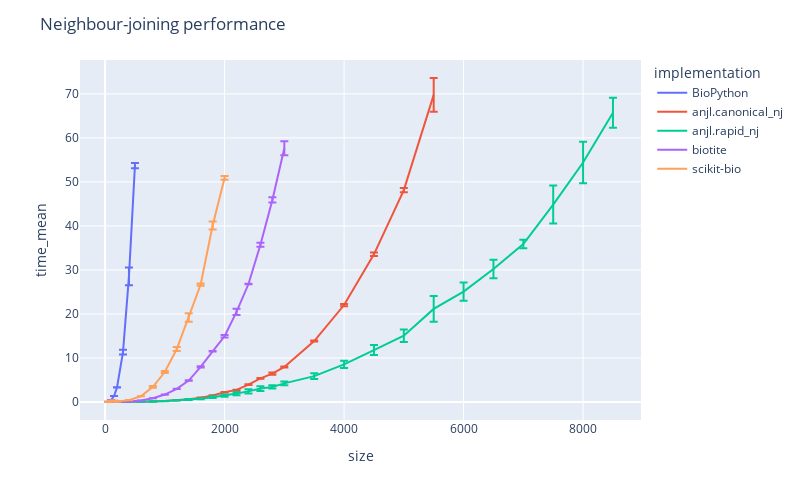

Here is the notebook cell this chart was saved with:
### Code cell
fig = px.line(
    df_plot,
    x="size",
    y="time_mean",
    error_y="time_std",
    width=800,
    height=500,
    color="implementation",
    # log_y=True,
    # log_x=True,
)
fig.update_layout(
    title="Neighbour-joining performance",
)

### Figure 1 — Plotly figure (JSON) as saved in the notebook; plotly's stock layout.template omitted (floating-point values rounded to 4 significant figures)
{"data": [{"error_y": {"array": [0.01334, 0.01762, 0.01428, 0.02105, 0.5504, 1.997, 0.5918]}, "hovertemplate": "implementation=BioPython<br>size=%{x}<br>time_mean=%{y}<extra></extra>", "legendgroup": "BioPython", "line": {"color": "#636efa", "dash": "solid"}, "marker": {"symbol": "circle"}, "mode": "lines", "name": "BioPython", "orientation": "v", "showlegend": true, "type": "scatter", "x": [50, 100, 150, 200, 300, 400, 500], "xaxis": "x", "y": [0.06815, 0.4236, 1.365, 3.31, 11.33, 28.54, 53.7], "yaxis": "y"}, {"error_y": {"array": [0.0004022, 3.579e-05, 0.0001449, 0.0001485, 0.001509, 0.02154, 0.01385, 0.01119, 0.007916, 0.02164, 0.0217, 0.0832, 0.06206, 0.06036, 0.09458, 0.09593, 0.2439, 0.1035, 0.1182, 0.2533, 0.3863, 0.4813, 3.841]}, "hovertemplate": "implementation=anjl.canonical_nj<br>size=%{x}<br>time_mean=%{y}<extra></extra>", "legendgroup": "anjl.canonical_nj", "line": {"color": "#EF553B", "dash": "solid"}, "marker": {"symbol": "circle"}, "mode": "lines", "name": "anjl.canonical_nj", "orientation": "v", "showlegend": true, "type": "scatter", "x": [50, 100, 150, 200, 400, 600, 800, 1000, 1200, 1400, 1600, 1800, 2000, 2200, 2400, 2600, 2800, 3000, 3500, 4000, 4500, 5000, 5500], "xaxis": "x", "y": [0.0003885, 0.000553, 0.001423, 0.004969, 0.03146, 0.06923, 0.1286, 0.2341, 0.4084, 0.641, 0.9805, 1.474, 2.2, 2.747, 3.958, 5.363, 6.435, 7.957, 13.84, 22.03, 33.55, 48.15, 69.76], "yaxis": "y"}, {"error_y": {"array": [0.0001548, 0.0001319, 0.0003616, 0.001388, 0.002769, 0.00182, 0.008985, 0.01771, 0.01579, 0.1076, 0.0822, 0.1941, 0.2554, 0.3624, 0.4981, 0.5387, 0.3705, 0.438, 0.6325, 0.8349, 1.119, 1.42, 2.918, 2.074, 2.127, 0.9622, 4.33, 4.717, 3.423]}, "hovertemplate": "implementation=anjl.rapid_nj<br>size=%{x}<br>time_mean=%{y}<extra></extra>", "legendgroup": "anjl.rapid_nj", "line": {"color": "#00cc96", "dash": "solid"}, "marker": {"symbol": "circle"}, "mode": "lines", "name": "anjl.rapid_nj", "orientation": "v", "showlegend": true, "type": "scatter", "x": [50, 100, 150, 200, 400, 600, 800, 1000, 1200, 1400, 1600, 1800, 2000, 2200, 2400, 2600, 2800, 3000, 3500, 4000, 4500, 5000, 5500, 6000, 6500, 7000, 7500, 8000, 8500], "xaxis": "x", "y": [0.0007999, 0.002252, 0.003708, 0.009472, 0.03069, 0.07459, 0.1342, 0.2163, 0.3392, 0.5699, 0.735, 1.094, 1.465, 1.912, 2.412, 3.049, 3.415, 4.23, 5.881, 8.553, 11.81, 15.06, 21.15, 25.09, 30.21, 35.87, 44.85, 54.41, 65.72], "yaxis": "y"}, {"error_y": {"array": [0.0005217, 0.0001111, 0.0003704, 0.001246, 0.0007682, 0.005166, 0.01015, 0.03173, 0.01884, 0.05733, 0.148, 0.0573, 0.2905, 0.7192, 0.06964, 0.4458, 0.6127, 1.588]}, "hovertemplate": "implementation=biotite<br>size=%{x}<br>time_mean=%{y}<extra></extra>", "legendgroup": "biotite", "line": {"color": "#ab63fa", "dash": "solid"}, "marker": {"symbol": "circle"}, "mode": "lines", "name": "biotite", "orientation": "v", "showlegend": true, "type": "scatter", "x": [50, 100, 150, 200, 400, 600, 800, 1000, 1200, 1400, 1600, 1800, 2000, 2200, 2400, 2600, 2800, 3000], "xaxis": "x", "y": [0.001006, 0.002362, 0.005967, 0.01431, 0.09919, 0.3474, 0.8547, 1.698, 2.988, 4.857, 7.966, 11.51, 14.93, 20.48, 26.8, 35.71, 45.91, 57.66], "yaxis": "y"}, {"error_y": {"array": [0.01805, 0.08611, 0.1203, 0.07231, 0.005394, 0.004094, 0.2026, 0.2313, 0.4565, 0.9556, 0.256, 0.8956, 0.4513]}, "hovertemplate": "implementation=scikit-bio<br>size=%{x}<br>time_mean=%{y}<extra></extra>", "legendgroup": "scikit-bio", "line": {"color": "#FFA15A", "dash": "solid"}, "marker": {"symbol": "circle"}, "mode": "lines", "name": "scikit-bio", "orientation": "v", "showlegend": true, "type": "scatter", "x": [50, 100, 150, 200, 400, 600, 800, 1000, 1200, 1400, 1600, 1800, 2000], "xaxis": "x", "y": [0.03629, 0.2482, 0.2143, 0.1389, 0.4215, 1.308, 3.452, 6.804, 12.02, 19.19, 26.68, 40.11, 50.91], "yaxis": "y"}], "layout": {"height": 500, "legend": {"title": {"text": "implementation"}, "tracegroupgap": 0}, "margin": {"t": 60}, "title": {"text": "Neighbour-joining performance"}, "width": 800, "xaxis": {"anchor": "y", "autorange": true, "domain": [0, 1], "range": [-419.4, 8969.0], "title": {"text": "size"}, "type": "linear"}, "yaxis": {"anchor": "x", "autorange": true, "domain": [0, 1], "range": [-4.089, 77.69], "title": {"text": "time_mean"}, "type": "linear"}}}
